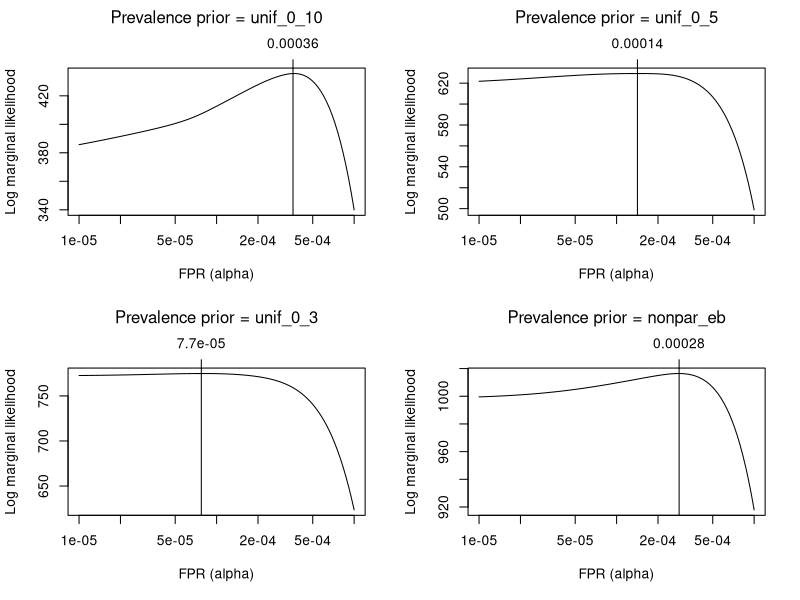

Reproduce this figure in R.
d <- read.csv("data/region.csv")
d$phat <- d$nr / d$Nr
prev_pri_list <- list(unif_0_10 = seq(0, .1, length.out = 100), 
                      unif_0_5 = seq(0, .05, length.out = 100), 
                      unif_0_3 = seq(0, .03, length.out = 100), 
                      nonpar_eb = quantile(d$phat[!is.na(d$phat)], seq(0.01, .99, by = .01)))

par(mfrow = c(2, 2))
for(prinamc in names(prev_pri_list)) {
  prev_pri <- prev_pri_list[[prinamc]]
  pseq <- 10^seq(-5, -3, len = 100)
  prev <- 0
  pall <- 0
  for (prev in prev_pri) {
    pdens <- matrix(NA, nrow(d), length(pseq), dimnames = list(1:nrow(d), pseq))
    for(pc in pseq) {
      pdens[, as.character(pc)] <- dbinom(x = d$nr, size = d$Nr, prob = prev + pc, log = F)
    }  
    pall <- pall + pdens
  }
  tot_log_lik <- colSums(log(pall))
  plot(pseq, tot_log_lik, log = "x", ty = "l", xlab = "FPR (alpha)", ylab = "Log marginal likelihood")
  mtext(side = 3, text = paste0("Prevalence prior = ", prinamc), line = 2.5)
  labat <- pseq[which.max(tot_log_lik)]
  abline(v = labat)
  axis(side = 3, at = labat, label = signif(pseq[which.max(tot_log_lik)], 2))
}
